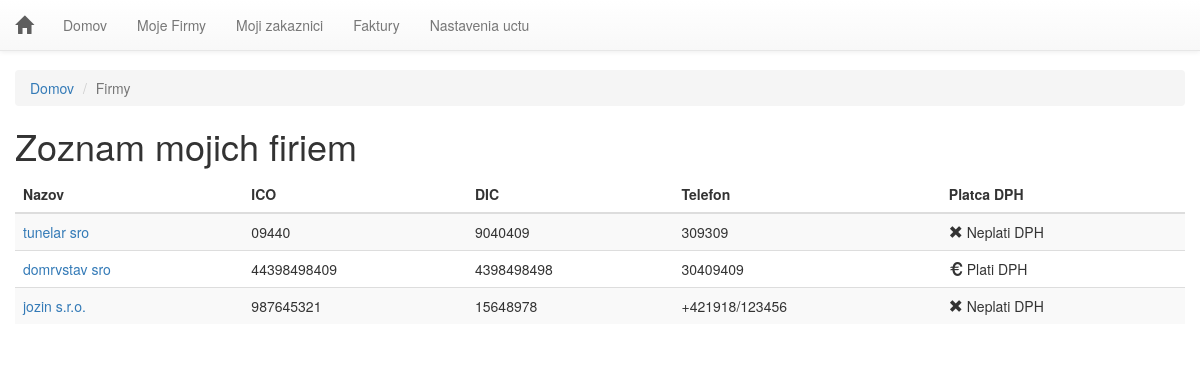
The app's page /firma/ (signed in) with its own data.
### invoice/models.py (models this page shows, shortened)
class Firma(models.Model):
    id = models.AutoField(primary_key=True)
    db_uuid = models.UUIDField(unique=True, default=uuid.uuid4, editable=False)
    creator = models.ForeignKey(Login, blank=False)
    nazov = models.CharField(blank=False, max_length=200)
    meno = models.CharField(blank=False, max_length=50)
    priezvisko = models.CharField(blank=False, max_length=50)
    ico = models.CharField(blank=False, max_length=50)
    dic = models.CharField(blank=False, max_length=50)
    banka = models.CharField(blank=False, max_length=100)
    alphanumeric = RegexValidator(r'^[0-9a-zA-Z]*$', 'Zadajte cislo vo formate IBAN')
    cislo_uctu = models.CharField(blank=False, max_length=24, validators=[alphanumeric])
    banky = (
        ('', 'vyberte'),
        ('SUBASKBX', 'Všeobecná úverová banka, a. s.'),
        ('GIBASKBX', 'Slovenská sporiteľňa, a. s.'),
        ('TATRSKBX', 'Tatra banka, a. s.'),
        ('BREXSKBX', 'MBANK – BRE Bank SA, pobočka zahraničnej banky mBank v SR'),
        ('UNCRSKBX', 'UniCredit Bank Czech Republic and Slovakia, a. s., pobočka zahr. banky'),
        ('CEKOSKBX', 'ČSOB – Československá obchodná banka, a.s.'),
    )
    cislo_swift = models.CharField(max_length=8, choices=banky, default='', blank=False)
    platca_DPH = models.CharField(choices=[("20", "ano"), ("0", "nie")], max_length=2)
    telefon = models.CharField(max_length=50)
    adresa_ulica = models.CharField(max_length=200)
    adresa_mesto = models.CharField(max_length=90)
    adresa_PSC = models.CharField(max_length=20)

### invoice/views.py (the view)
# urls.py: url(r'^firma/$', views.firmas_all, name='firmas_all'),
@login_required(login_url='/logmein/')
def firmas_all(request):
    Firmas_list = Firma.objects.all()
    t = loader.get_template('invoice/firmas.html')
    c = Context({'Firmas_list': Firmas_list, })
    return HttpResponse(t.render(c))

### templates/invoice/firmas.html (shortened to what this page needs)
<!DOCTYPE html>
<html>
<head>
    {% include "invoice/head.html" %}
</head>
<body>
{% include "invoice/nav.html" %}
<div class="container-fluid">
    <ol class="breadcrumb">
        <li><a href="/">Domov</a></li>
        <li class="active">Firmy</li>
    </ol>
    <h1>Zoznam mojich firiem</h1>
    {% if Firmas_list %}
    <div class="table-responsive">
        <table class="table table-striped table-hover">
            <thead>
            <tr>
                <th>Nazov</th>
                <th>ICO</th>
                <th>DIC</th>
                <th>Telefon</th>
                <th>Platca DPH</th>
            </tr>
            </thead>
            <tbody>
            {% for b in Firmas_list %}
            <tr>
                <td><a href="/firma/{{ b.id }}">{{ b.nazov }}</a></td>
                <td>{{b.ico}}</td>
                <td>{{b.dic}}</td>
                <td>{{b.telefon}}</td>
                <td class="DPH">{{ b.platca_DPH }}</td>
            </tr>
            {% endfor %}
            </tbody>
        </table>
    </div>
    {% else %}
    <p>Ziadne zaznamy.</p>
    {% endif %}
</div>
</body>
</html>

### templates/invoice/head.html (style rules this page uses)
body { padding-top: 70px; }

### records on screen
Firma: nazov "tunelar sro", ico "09440", dic "9040409", telefon "309309"
Firma: nazov "domrvstav sro", ico "44398498409", dic "4398498498", telefon "30409409"
Firma: nazov "jozin s.r.o.", ico "987645321", dic "15648978", telefon "+421918/123456"
